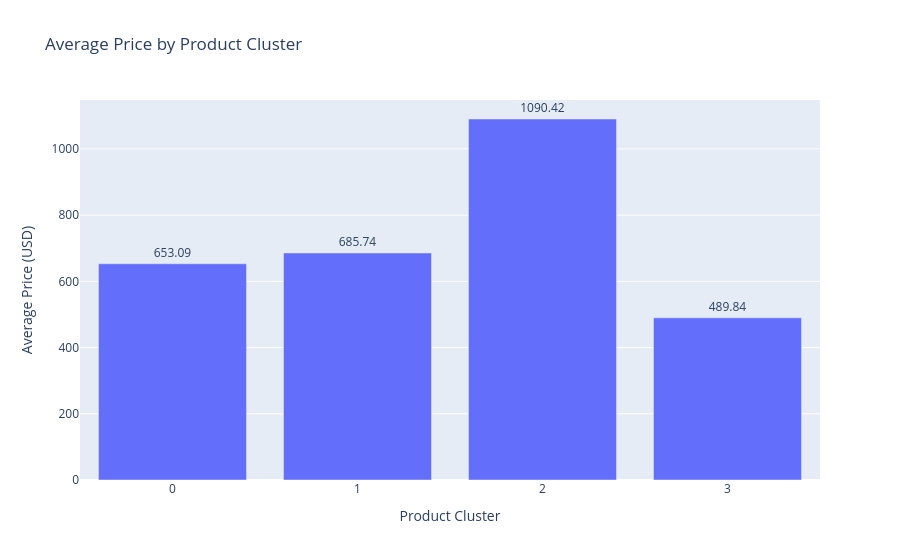

The code cell stored with this chart in its notebook:
### Code cell
# Step 17A: Average Price by Cluster

cluster_price = (
    df.groupby('Cluster')['price_usd']
      .mean()
      .round(2)
)

fig = px.bar(
    x=cluster_price.index.astype(str),
    y=cluster_price.values,
    labels={
        'x': 'Cluster',
        'y': 'Average Price (USD)'
    },
    title='Average Price by Product Cluster',
    text=cluster_price.values.round(2)
)

fig.update_traces(textposition='outside')

fig.update_layout(
    xaxis_title='Product Cluster',
    yaxis_title='Average Price (USD)'
)

fig.show()

### Figure 1 — Plotly figure (JSON) as saved in the notebook; plotly's stock layout.template omitted (floating-point values rounded to 4 significant figures)
{"data": [{"hovertemplate": "Cluster=%{x}<br>Average Price (USD)=%{y}<br>text=%{text}<extra></extra>", "legendgroup": "", "marker": {"color": "#636efa", "pattern": {"shape": ""}}, "name": "", "orientation": "v", "showlegend": false, "text": [653.1, 685.7, 1090.0, 489.8], "textposition": "outside", "type": "bar", "x": ["0", "1", "2", "3"], "xaxis": "x", "y": [653.1, 685.7, 1090.0, 489.8], "yaxis": "y"}], "layout": {"barmode": "relative", "legend": {"tracegroupgap": 0}, "title": {"text": "Average Price by Product Cluster"}, "xaxis": {"anchor": "y", "domain": [0, 1], "title": {"text": "Product Cluster"}}, "yaxis": {"anchor": "x", "domain": [0, 1], "title": {"text": "Average Price (USD)"}}}}
